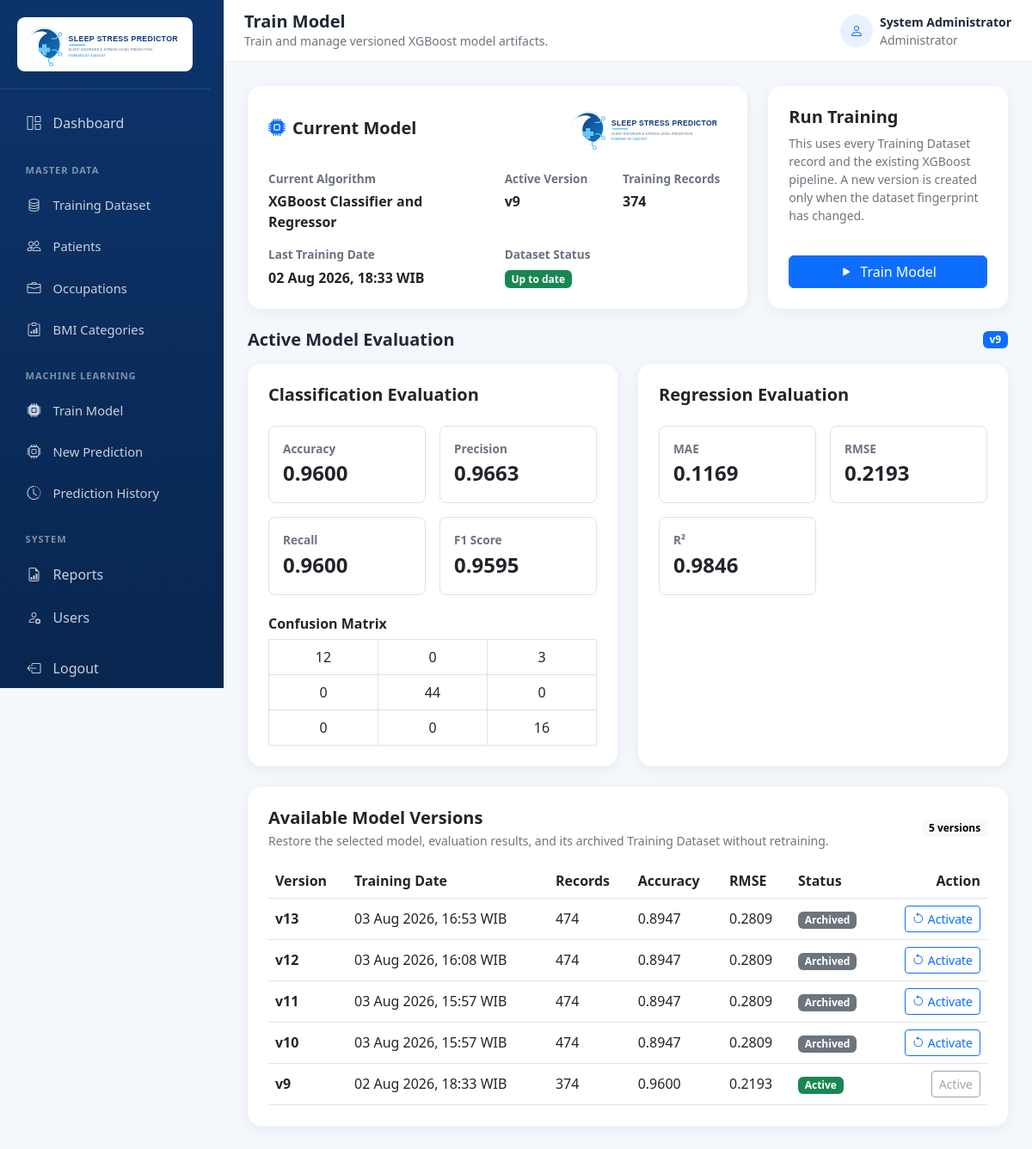
The page /train (signed in) on the database its author committed.
### models/database.py (models this page shows, shortened)
class User(UserMixin, db.Model):
    __tablename__ = "users"
    id = db.Column(db.Integer, primary_key=True)
    full_name = db.Column(db.String(120), nullable=False)
    username = db.Column(db.String(80), nullable=False, unique=True, index=True)
    password_hash = db.Column(db.String(256), nullable=False)
    role = db.Column(db.String(20), nullable=False, default="Admin")
    created_at = db.Column(db.DateTime, nullable=False, default=jakarta_now)

class ModelMetadata(db.Model):
    __tablename__ = "model_metadata"
    id = db.Column(db.Integer, primary_key=True)
    active_model = db.Column(db.String(150), nullable=False)
    model_version = db.Column(db.String(20), nullable=False)
    last_training_date = db.Column(db.DateTime, nullable=True)
    training_dataset_signature = db.Column(db.String(64), nullable=True)
    active_version_id = db.Column(db.Integer, db.ForeignKey("model_versions.id"), nullable=True)
    active_version = db.relationship("ModelVersion", foreign_keys=[active_version_id])

class ModelVersion(db.Model):
    __tablename__ = "model_versions"
    id = db.Column(db.Integer, primary_key=True)
    version = db.Column(db.String(20), nullable=False, unique=True, index=True)
    training_date = db.Column(db.DateTime, nullable=False, index=True)
    training_dataset_signature = db.Column(db.String(64), nullable=False, index=True)
    training_record_count = db.Column(db.Integer, nullable=False)
    classification_metrics = db.Column(db.Text, nullable=False)
    regression_metrics = db.Column(db.Text, nullable=False)
    confusion_matrix = db.Column(db.Text, nullable=False)
    artifact_path = db.Column(db.String(500), nullable=False)
    artifact_hashes = db.Column(db.Text, nullable=False)
    @staticmethod
    def _decode_json(value, fallback):
        try:
            return json.loads(value) if value else fallback
        except (TypeError, ValueError):
            return fallback
    @property
    def classification_metrics_data(self):
        return self._decode_json(self.classification_metrics, {})
    @property
    def regression_metrics_data(self):
        return self._decode_json(self.regression_metrics, {})
    @property
    def confusion_matrix_data(self):
        return self._decode_json(self.confusion_matrix, [])

### app.py (the view, shortened to what this page needs)
@app.route('/train', methods=['GET', 'POST'])
@admin_required
def train():
    trained = False
    error = None
    notice = None
    training_record_count = TrainingDatasetRecord.query.count()
    model_metadata = db.session.get(ModelMetadata, 1)
    active_version = active_model_version(model_metadata)
    classification_results, regression_results = evaluation_for_version(active_version)
    dataset_changed = (
        model_metadata is None
        or model_metadata.training_dataset_signature != training_dataset_signature()
    )
    model_metadata = db.session.get(ModelMetadata, 1)
    active_version = active_model_version(model_metadata)
    dataset_changed = (
        model_metadata is None
        or model_metadata.training_dataset_signature != training_dataset_signature()
    )
    if not trained:
        classification_results, regression_results = evaluation_for_version(active_version)
    return render_template('train.html',
                         classification_results=classification_results,
                         regression_results=regression_results,
                         trained=trained,
                         error=error,
                         notice=notice,
                         model_metadata=model_metadata,
                         active_version=active_version,
                         model_versions=available_model_versions(),
                         dataset_changed=dataset_changed,
                         training_record_count=training_record_count)

### templates/train.html (shortened to what this page needs)
{% extends "base.html" %}
{% block page_title %}Train Model{% endblock %}
{% block page_subtitle %}Train and manage versioned XGBoost model artifacts.{% endblock %}
{% block content %}
<div class="row g-4 mb-4">
  <div class="col-lg-8">
    <div class="card border-0 dashboard-card h-100">
      <div class="card-body p-4">
        <div class="d-flex justify-content-between align-items-center flex-wrap mb-4 gap-3">
          <h5 class="fw-bold mb-0"><i class="bi bi-cpu-fill text-primary me-2"></i>Current Model</h5>
          <img src="{{ url_for('static', filename='img/logo.svg') }}" alt="Sleep Stress Predictor" class="train-logo">
        </div>
        <div class="row g-3">
          <div class="col-md-6"><p class="metric-label mb-1">Current Algorithm</p><strong>{{ model_metadata.active_model if model_metadata else 'XGBoost Classifier and Regressor' }}</strong></div>
          <div class="col-md-3"><p class="metric-label mb-1">Active Version</p><strong>{{ model_metadata.model_version if model_metadata else '-' }}</strong></div>
          <div class="col-md-3"><p class="metric-label mb-1">Training Records</p><strong>{{ active_version.training_record_count if active_version else training_record_count }}</strong></div>
          <div class="col-md-6"><p class="metric-label mb-1">Last Training Date</p><strong>{{ model_metadata.last_training_date.strftime('%d %b %Y, %H:%M') if model_metadata and model_metadata.last_training_date else 'Not available' }}{% if model_metadata and model_metadata.last_training_date %} WIB{% endif %}</strong></div>
          <div class="col-md-6"><p class="metric-label mb-1">Dataset Status</p>{% if dataset_changed %}<span class="badge text-bg-warning">Dataset changed</span>{% else %}<span class="badge text-bg-success">Up to date</span>{% endif %}</div>
        </div>
      </div>
    </div>
  </div>
  <div class="col-lg-4">
    <div class="card border-0 dashboard-card h-100">
      <div class="card-body p-4 d-flex flex-column justify-content-between">
        <div>
          <h5 class="fw-bold">Run Training</h5>
          <p class="text-secondary small">This uses every Training Dataset record and the existing XGBoost pipeline. A new version is created only when the dataset fingerprint has changed.</p>
        </div>
        <form method="post" onsubmit="this.querySelector('button').disabled=true; this.querySelector('button').innerHTML='<span class=\'spinner-border spinner-border-sm me-2\'></span>Training...';">
          <button class="btn btn-primary w-100" type="submit"><i class="bi bi-play-fill me-2"></i>Train Model</button>
        </form>
      </div>
    </div>
  </div>
</div>
{% if classification_results and regression_results %}
<div class="d-flex align-items-center justify-content-between flex-wrap gap-2 mb-3">
  <h5 class="fw-bold mb-0">Active Model Evaluation</h5>
  {% if active_version %}<span class="badge text-bg-primary">{{ active_version.version }}</span>{% endif %}
</div>
<div class="row g-4 mb-4">
  <div class="col-lg-6">
    <div class="card border-0 dashboard-card h-100">
      <div class="card-body p-4">
        <h5 class="fw-bold mb-4">Classification Evaluation</h5>
        <div class="row g-3">
          {% for label, value in [('Accuracy', classification_results.accuracy), ('Precision', classification_results.precision), ('Recall', classification_results.recall), ('F1 Score', classification_results.f1_score)] %}
          <div class="col-6"><div class="border rounded-3 p-3"><span class="metric-label d-block">{{ label }}</span><strong class="fs-4">{{ '%.4f'|format(value) }}</strong></div></div>
          {% endfor %}
        </div>
        <h6 class="fw-bold mt-4">Confusion Matrix</h6>
        <div class="table-responsive">
          <table class="table table-bordered text-center mb-0">
            <tbody>{% for row in classification_results.confusion_matrix %}<tr>{% for value in row %}<td>{{ value }}</td>{% endfor %}</tr>{% endfor %}</tbody>
          </table>
        </div>
      </div>
    </div>
  </div>
  <div class="col-lg-6">
    <div class="card border-0 dashboard-card h-100">
      <div class="card-body p-4">
        <h5 class="fw-bold mb-4">Regression Evaluation</h5>
        <div class="row g-3">
          {% for label, value in [('MAE', regression_results.mae), ('RMSE', regression_results.rmse), ('R²', regression_results.r2)] %}
          <div class="col-6"><div class="border rounded-3 p-3"><span class="metric-label d-block">{{ label }}</span><strong class="fs-4">{{ '%.4f'|format(value) }}</strong></div></div>
          {% endfor %}
        </div>
      </div>
    </div>
  </div>
</div>
{% else %}
<div class="alert alert-warning">Evaluation metrics are not available for the active model version.</div>
{% endif %}
<div class="card border-0 dashboard-card">
  <div class="card-body p-4">
    <div class="d-flex align-items-center justify-content-between flex-wrap gap-2 mb-3">
      <div><h5 class="fw-bold mb-1">Available Model Versions</h5><p class="text-secondary small mb-0">Restore the selected model, evaluation results, and its archived Training Dataset without retraining.</p></div>
      <span class="badge text-bg-light">{{ model_versions|length }} versions</span>
    </div>
    <div class="table-responsive">
      <table class="table align-middle text-nowrap mb-0">
        <thead><tr><th>Version</th><th>Training Date</th><th>Records</th><th>Accuracy</th><th>RMSE</th><th>Status</th><th class="text-end">Action</th></tr></thead>
        <tbody>
          {% for version in model_versions %}
          {% set classification = version.classification_metrics_data %}
          {% set regression = version.regression_metrics_data %}
          {% set is_active = model_metadata and (model_metadata.active_version_id == version.id or (not model_metadata.active_version_id and model_metadata.model_version == version.version)) %}
          {% set restore_required = is_active and dataset_changed %}
          <tr>
            <td><strong>{{ version.version }}</strong></td>
            <td>{{ version.training_date.strftime('%d %b %Y, %H:%M') }} WIB</td>
            <td>{{ version.training_record_count }}</td>
            <td>{{ '%.4f'|format(classification.accuracy) if classification.accuracy is defined else '-' }}</td>
            <td>{{ '%.4f'|format(regression.rmse) if regression.rmse is defined else '-' }}</td>
            <td>{% if restore_required %}<span class="badge text-bg-warning">Restore required</span>{% elif is_active %}<span class="badge text-bg-success">Active</span>{% else %}<span class="badge text-bg-secondary">Archived</span>{% endif %}</td>
            <td class="text-end">
              {% if is_active and not restore_required %}
              <button class="btn btn-sm btn-outline-secondary" type="button" disabled>Active</button>
              {% else %}
              <form method="post" action="{{ url_for('activate_trained_model', version_id=version.id) }}" onsubmit="return confirm('Restore model version {{ version.version }} and its Training Dataset without retraining?');">
                <button class="btn btn-sm btn-outline-primary" type="submit"><i class="bi bi-arrow-counterclockwise me-1"></i>{{ 'Restore' if restore_required else 'Activate' }}</button>
              </form>
              {% endif %}
            </td>
          </tr>
          {% else %}
          <tr><td colspan="7" class="text-center text-secondary py-4">No archived model versions are available.</td></tr>
          {% endfor %}
        </tbody>
      </table>
    </div>
  </div>
</div>
{% endblock %}

### templates/base.html (shortened to what this page needs)
<!DOCTYPE html>
<html lang="en">
<head>
  <link href="https://cdn.jsdelivr.net/npm/bootstrap@5.3.0/dist/css/bootstrap.min.css" rel="stylesheet">
  <link rel="stylesheet" href="https://cdn.jsdelivr.net/npm/bootstrap-icons@1.11.1/font/bootstrap-icons.css">
  <link rel="stylesheet" href="https://cdn.datatables.net/1.13.8/css/dataTables.bootstrap5.min.css">
  <link rel="stylesheet" href="{{ url_for('static', filename='css/dashboard.css') }}">
</head>
<body class="dashboard-body">
  <aside class="app-sidebar offcanvas offcanvas-start" tabindex="-1" id="appSidebar" aria-labelledby="appSidebarLabel">
    <div class="offcanvas-body d-flex flex-column p-0">
      <a class="sidebar-brand flex-shrink-0" href="{{ url_for('system.dashboard') }}"><img src="{{ url_for('static', filename='img/logo.svg') }}" alt="Sleep Stress Predictor" class="sidebar-logo"></a>
      <nav class="sidebar-nav nav flex-column flex-nowrap">
      <a class="nav-link {% if request.endpoint == 'system.dashboard' %}active{% endif %}" href="{{ url_for('system.dashboard') }}"><i class="bi bi-grid-1x2 me-2"></i>Dashboard</a>
      <div class="nav-label">Master Data</div><div class="submenu">
        <a class="nav-link" href="{{ url_for('training_dataset.index') }}"><i class="bi bi-database me-2"></i>Training Dataset</a>
        <a class="nav-link" href="{{ url_for('master_data.patients') }}"><i class="bi bi-people me-2"></i>Patients</a>
        <a class="nav-link" href="{{ url_for('master_data.occupations') }}"><i class="bi bi-briefcase me-2"></i>Occupations</a>
        <a class="nav-link" href="{{ url_for('master_data.bmi_categories') }}"><i class="bi bi-clipboard-data me-2"></i>BMI Categories</a>
      </div>
      <div class="nav-label">Machine Learning</div><div class="submenu">
        {% if current_user.role == 'Admin' %}<a class="nav-link" href="{{ url_for('train') }}"><i class="bi bi-cpu-fill me-2"></i>Train Model</a>{% endif %}
        <a class="nav-link" href="{{ url_for('prediction.new_prediction') }}"><i class="bi bi-cpu me-2"></i>New Prediction</a>
        <a class="nav-link" href="{{ url_for('prediction.history') }}"><i class="bi bi-clock-history me-2"></i>Prediction History</a>
      </div>
      <div class="nav-label">System</div>
      <a class="nav-link" href="{{ url_for('reports.index') }}"><i class="bi bi-file-earmark-bar-graph me-2"></i>Reports</a>
      {% if current_user.role == 'Admin' %}<a class="nav-link" href="{{ url_for('users.index') }}"><i class="bi bi-person-gear me-2"></i>Users</a>{% endif %}
      <form method="post" action="{{ url_for('auth.logout') }}" class="mt-2"><button class="sidebar-logout" type="submit"><i class="bi bi-box-arrow-left me-2"></i>Logout</button></form>
      </nav>
    </div>
  </aside>
  <main class="app-main">
    <header class="app-topbar d-flex justify-content-between align-items-center px-3 px-lg-4">
      <div class="d-flex align-items-center gap-2 gap-sm-3 page-heading">
        <div class="page-heading-text"><h5 class="mb-0 fw-bold text-truncate">{% block page_title %}Sleep Stress Predictor{% endblock %}</h5><small class="text-secondary d-block text-truncate">{% block page_subtitle %}{% endblock %}</small></div>
      </div>
      <div class="d-flex align-items-center gap-2 flex-shrink-0"><span class="user-avatar"><i class="bi bi-person"></i></span><div class="small d-none d-sm-block"><strong class="d-block text-truncate user-name">{{ current_user.full_name }}</strong><span class="text-secondary">{{ 'Administrator' if current_user.role == 'Admin' else 'Employee' }}</span></div></div>
    </header>
    <section class="page-content">
      {% block content %}{% endblock %}
    </section>
  </main>
</body>
</html>

### rows shown on the page
User: full_name "System Administrator", role "Administrator"
ModelMetadata: active_model "XGBoost Classifier and Regressor", model_version "v9", last_training_date "02 Aug 2026, 18:33"
ModelVersion: training_record_count "374", version "v9", training_date "02 Aug 2026, 18:33", accuracy "0.9600", rmse "0.2193", shows "Active"
ModelVersion: version "v13", training_date "03 Aug 2026, 16:53", training_record_count "474", accuracy "0.8947", rmse "0.2809", shows "Archived", value "Activate"
ModelVersion: version "v12", training_date "03 Aug 2026, 16:08", training_record_count "474", accuracy "0.8947", rmse "0.2809", shows "Archived", value "Activate"
ModelVersion: version "v11", training_date "03 Aug 2026, 15:57", training_record_count "474", accuracy "0.8947", rmse "0.2809", shows "Archived", value "Activate"
ModelVersion: version "v10", training_date "03 Aug 2026, 15:57", training_record_count "474", accuracy "0.8947", rmse "0.2809", shows "Archived", value "Activate"

### other values the page prints
{{ label }} "Accuracy" "Precision" "Recall" "F1 Score"
{{ '%.4f'|format(value) }} "0.9600" "0.9663" "0.9600" "0.9595"
{{ value }} "12" "0" "3" "0" "44" "0" "0" "0" "16"
{{ label }} "MAE" "RMSE" "R²"
{{ '%.4f'|format(value) }} "0.1169" "0.2193" "0.9846"
{{ model_versions|length }} "5"
